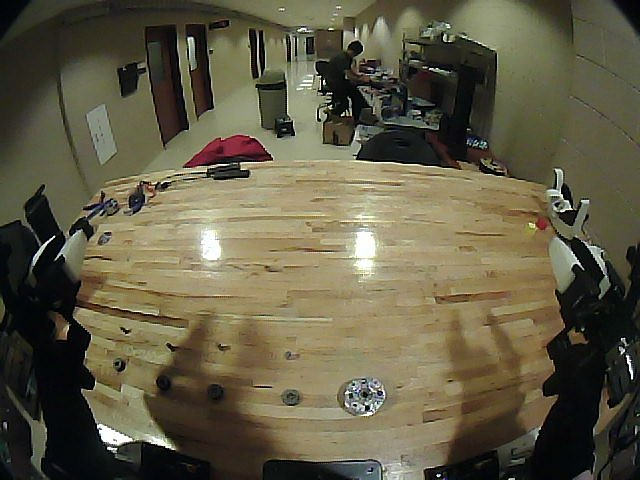
#> input picture app/web/reference/gear-pin-overhead.jpg, 640 x 480 px
$ python -i calibrate_wrist_from_table.py   (imports and definitions only)
#> lines starting #> are read from the running program, lines starting #| are printed output that depends on the picture; after the words box and inside, x2 and y2 are one past the last pixel; in counts of white or black regions, pixels touching at a corner belong together
#> further down, picture is the input picture: shape (480, 640, 3); mean B, G, R 69.5, 91.7, 97
#!/usr/bin/env python3
"""Offline FK-constrained natural-texture plane calibration hypothesis.

Only saved images/FK are read. Pairwise SIFT/RANSAC tracks on masked tabletop
texture constrain metric plane homographies. The z=0 plane and rigid camera
mount are explicit assumptions; texture tracking is not independent metrology.
"""
from __future__ import annotations
import argparse
import hashlib
import json
from pathlib import Path
import cv2
import numpy as np
from scipy.optimize import least_squares
from scipy.spatial.transform import Rotation
from calibrate_pin_insertion_geometry import (rigid,validate_transform,default_prior,
    numerical_jacobian,jacobian_report,linearized_uncertainty,pose_excitation)

LOWER_TABLE_POLYGON=np.array([[.40,.66],[.63,.66],[.66,.86],[.40,.86]])
MASK_POLYGON=np.array([[.30,.09],[.91,.09],[.95,.45],[.79,.62],[.50,.57],[.34,.40]])


def texture_mask(shape,polygon=MASK_POLYGON):
#> called with shape = (480, 640, 3), polygon = array of shape (6, 2)
    h,w=shape[:2];mask=np.zeros((h,w),np.uint8)
    cv2.fillPoly(mask,[(np.asarray(polygon)*[w,h]).astype(np.int32)],255)
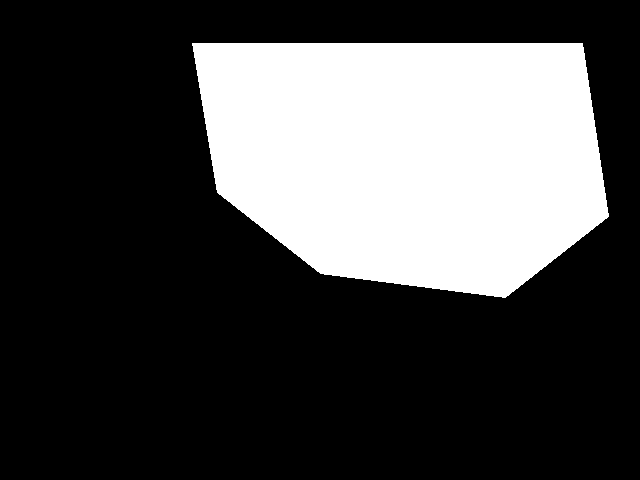
#> mask: shape (480, 640); 28.1% white; 1 white region, box (x1, y1, x2, y2) and area: (192, 43, 609, 298) 86445
    return mask


def wood_mask(image,roi=MASK_POLYGON):
    polygon=texture_mask(image.shape,roi)
    if image.ndim!=3:return polygon
    hsv=cv2.cvtColor(image,cv2.COLOR_BGR2HSV)
#> hsv: shape (480, 640, 3); mean H, S, V 37.5, 84, 98.6
    wood=cv2.inRange(hsv,np.array([7,40,45]),np.array([40,245,255]))
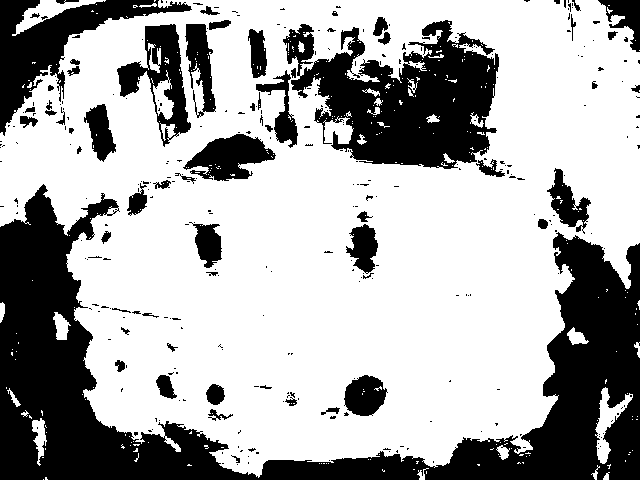
#> wood: shape (480, 640); 67.3% white; 322 black regions (259 under 20 px), largest, box (x1, y1, x2, y2) and area: (0, 184, 640, 480) 54430, (283, 20, 499, 169) 18480, (0, 0, 192, 136) 7407
    return cv2.bitwise_and(polygon,wood)
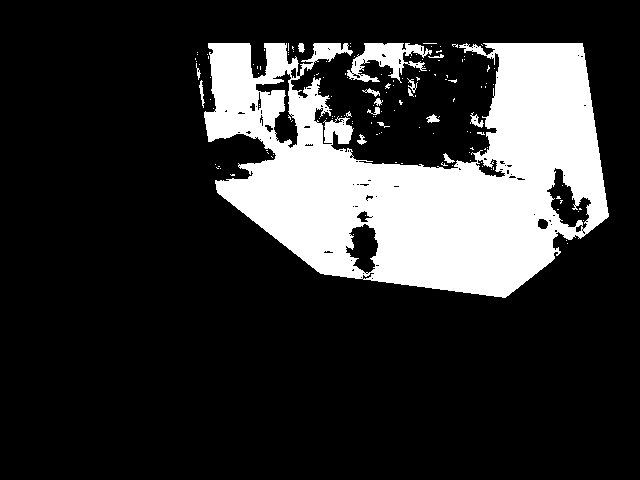
#> returned value: shape (480, 640); 20% white; 148 white regions (132 under 20 px), largest, box (x1, y1, x2, y2) and area: (204, 43, 609, 298) 58798, (347, 43, 432, 83) 1550, (470, 112, 484, 128) 94


# [158 lines left out: functions match_table_features, read_episode, extract_pairs, plane_transfer, _stack, fit_plane and 2 more, not called in this run]

# [1 line not run here, left out]

>>> import cv2
>>> picture = cv2.imread('../app/web/reference/gear-pin-overhead.jpg')
>>> result = wood_mask(picture)
